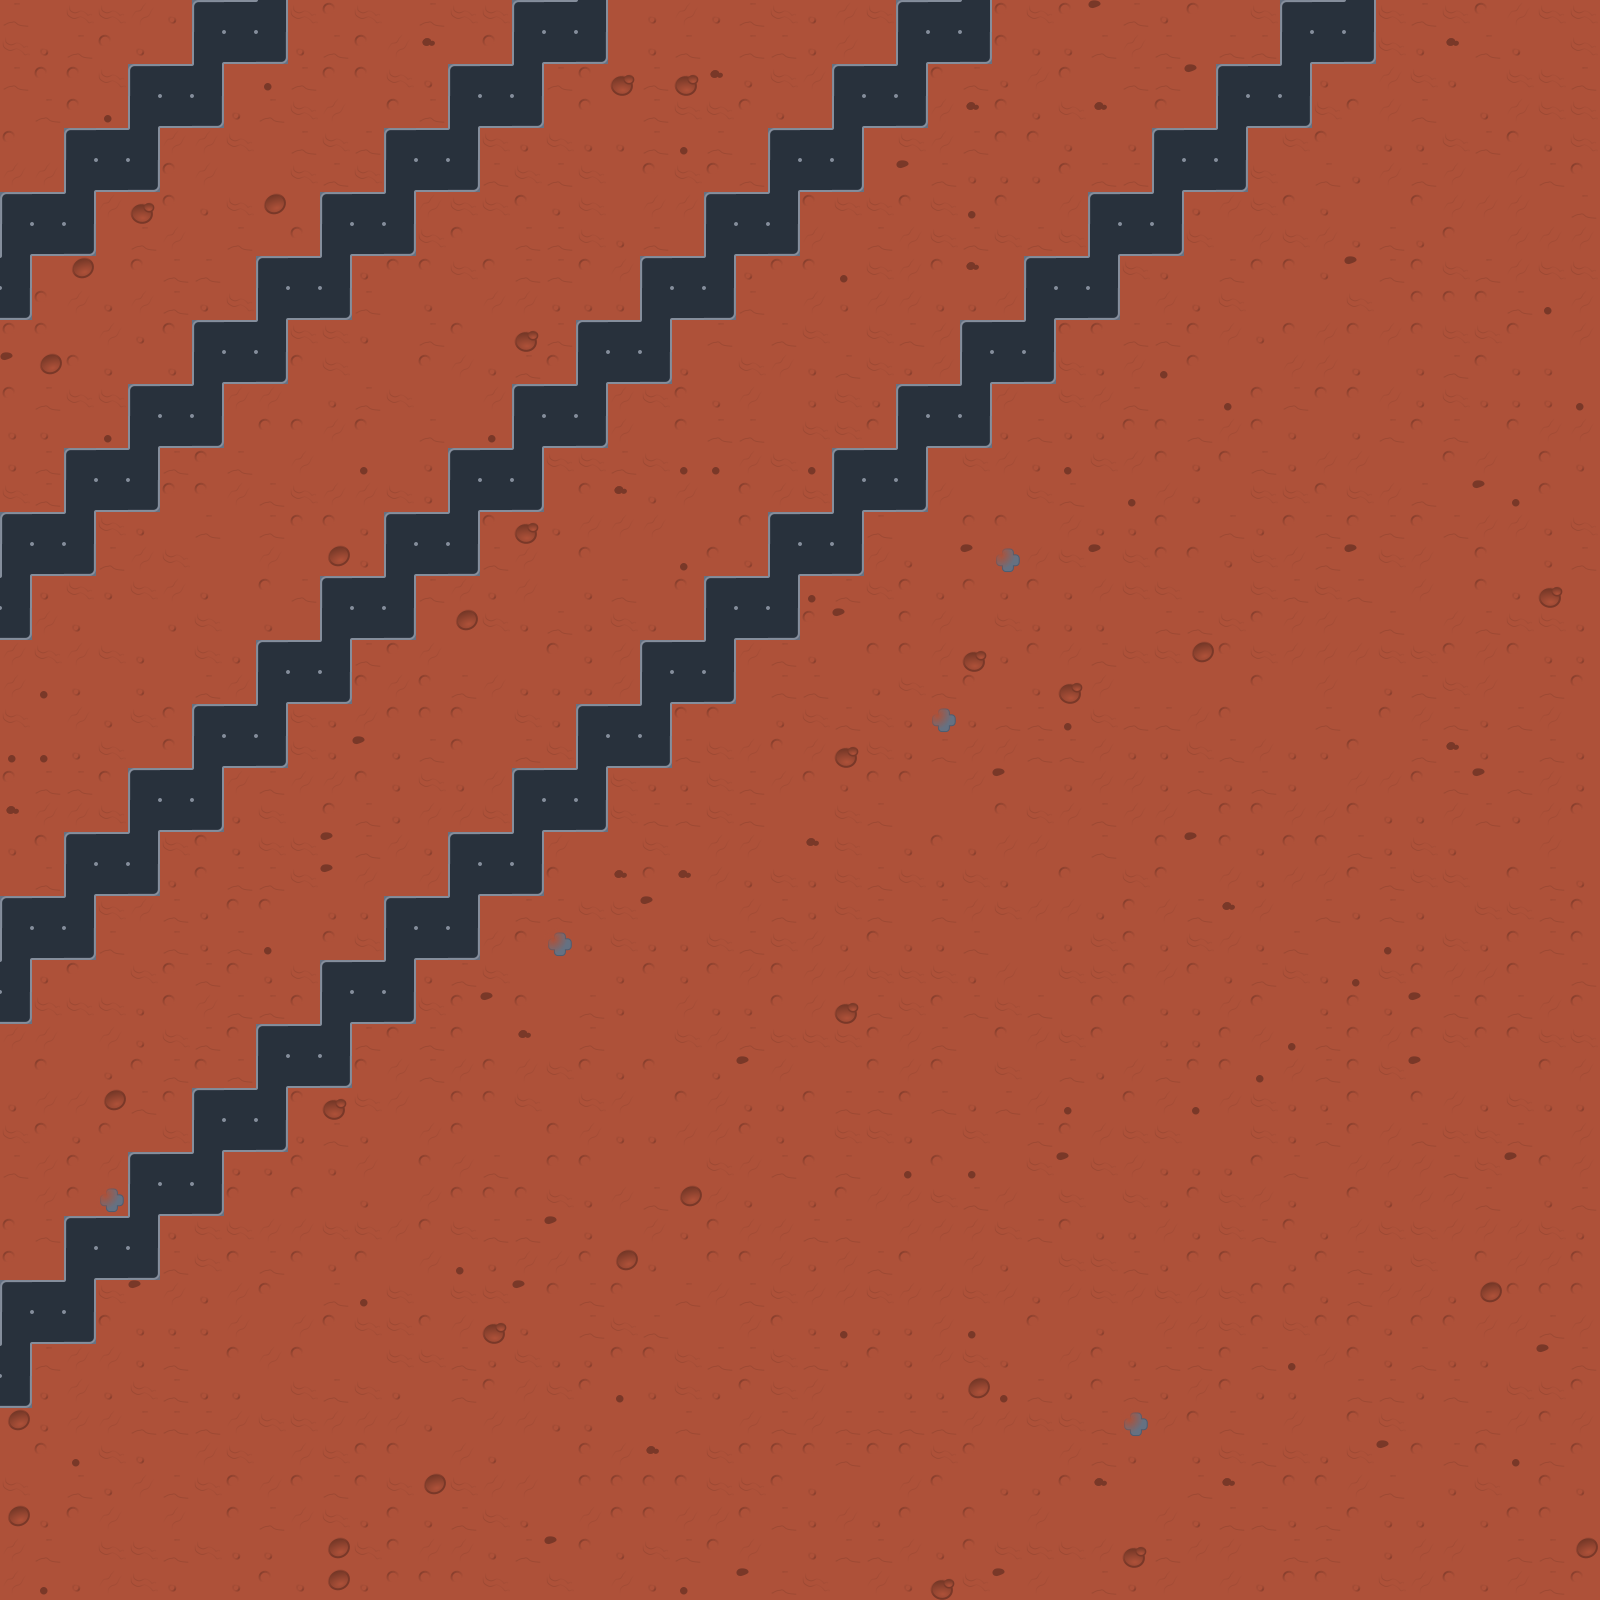

This game map was drawn from its Tiled (.tmx) file and the tilesets committed beside it. A one-line description and the trimmed map source follow:
An orthogonal 50x50 tile map with 32x32 px tiles, 2 tile layers (Base, Decor), 4 tilesets.

<map version="1.0" tiledversion="2017.10.11" orientation="orthogonal" renderorder="right-up" width="50" height="50" tilewidth="32" tileheight="32" infinite="0" nextobjectid="21">
 <properties>
  <property name="ambient" type="color" value="#ff26264c" />
 </properties>
 <tileset firstgid="1" source="mars_margin.tsx" />
 <tileset firstgid="145" source="obj_large.tsx" />
 <tileset firstgid="161" source="obj_small.tsx" />
 <tileset firstgid="225" source="obj_wide.tsx" />
 <layer name="Base" width="50" height="50">
  <data>[2500 cells, 2500 non-empty, 18 distinct tile ids]</data>
 </layer>
 <layer name="Decor" width="50" height="50">
  <data>[2500 cells, 302 non-empty, 6 distinct tile ids]</data>
 </layer>
 <objectgroup name="Objects" />
</map>
